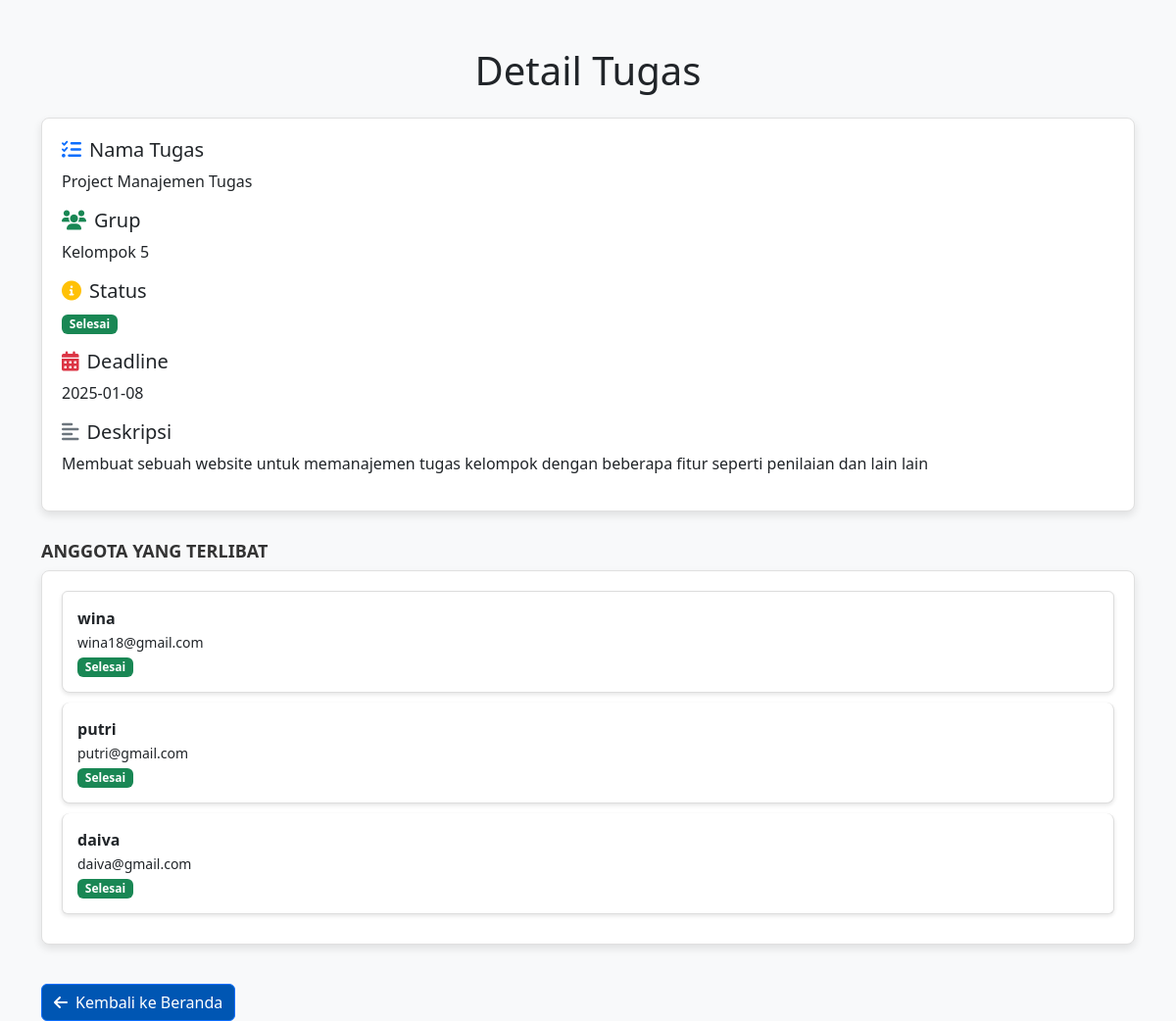
/view_task.php?task_id=24 (signed in), run on the app's committed database.
### tables this page shows
CREATE TABLE `tasks` (
  `task_id` int(11) NOT NULL,
  `group_id` int(11) NOT NULL,
  `nama` varchar(255) DEFAULT NULL,
  `mata_kuliah` int(11) DEFAULT NULL,
  `deskripsi` text DEFAULT NULL,
  `tanggal_jatuh_tempo` date DEFAULT NULL,
  `nilai` int(11) DEFAULT NULL,
  `komentar` text DEFAULT NULL,
  `status` enum('sedang proses','selesai','dimulai') DEFAULT 'dimulai',
  `file_path` varchar(255) DEFAULT NULL
);

CREATE TABLE `groups` (
  `group_id` int(11) NOT NULL,
  `nama` varchar(100) NOT NULL,
  `deskripsi` text DEFAULT NULL,
  `tanggal_pembuatan` timestamp NOT NULL DEFAULT current_timestamp()
);

CREATE TABLE `group_members` (
  `member_id` int(11) NOT NULL,
  `user_id` int(11) NOT NULL,
  `group_id` int(11) NOT NULL,
  `description` varchar(255) DEFAULT NULL,
  `status` enum('belum','sedang mengerjakan','selesai') DEFAULT 'belum',
  `image_path` varchar(255) DEFAULT NULL
);

CREATE TABLE `users` (
  `user_id` int(11) NOT NULL,
  `nama` varchar(100) DEFAULT NULL,
  `email` varchar(100) NOT NULL,
  `role` varchar(50) NOT NULL,
  `mata_kuliah` int(11) DEFAULT NULL,
  `password` varchar(255) NOT NULL,
  `tanggal_pembuatan` timestamp NOT NULL DEFAULT current_timestamp()
);

### view_task.php (the view, shortened to what this page needs)
<?php
require 'db.php';
$task_id = $_GET['task_id'];
$stmt = $pdo->prepare("SELECT t.task_id, t.nama AS task_nama, t.deskripsi, t.tanggal_jatuh_tempo, t.status, g.nama AS group_nama, g.group_id
                        FROM Tasks t
                        INNER JOIN Groups g ON t.group_id = g.group_id
                        WHERE t.task_id = ?");
$stmt->execute([$task_id]);
$task = $stmt->fetch(PDO::FETCH_ASSOC);
$stmt = $pdo->prepare("
    SELECT gm.member_id, u.nama, u.email, gm.description, gm.status, gm.image_path
    FROM group_members gm
    INNER JOIN users u ON gm.user_id = u.user_id
    WHERE gm.group_id = ?
");
$stmt->execute([$task['group_id']]);
$members = $stmt->fetchAll(PDO::FETCH_ASSOC);
?>
<!DOCTYPE html>
<html lang="en">
<head>
    <link href="https://cdn.jsdelivr.net/npm/bootstrap@5.3.0-alpha1/dist/css/bootstrap.min.css" rel="stylesheet">
    <link href="https://cdnjs.cloudflare.com/ajax/libs/font-awesome/6.0.0-beta3/css/all.min.css" rel="stylesheet">
</head>
<body>
    <div class="container mt-5">
        <h1 class="text-center mb-4">Detail Tugas</h1>
        <div class="task-detail">
            <h5><i class="fas fa-tasks text-primary me-2"></i>Nama Tugas</h5>
            <p><?php echo htmlspecialchars($task['task_nama']); ?></p>
            <h5><i class="fas fa-users text-success me-2"></i>Grup</h5>
            <p><?php echo htmlspecialchars($task['group_nama']); ?></p>
            <h5><i class="fas fa-info-circle text-warning me-2"></i>Status</h5>
            <p>
                <span class="badge bg-<?php echo $task['status'] == 'selesai' ? 'success' : 'warning'; ?>">
                    <?php echo htmlspecialchars(ucfirst($task['status'])); ?>
                </span>
            </p>
            <h5><i class="fas fa-calendar-alt text-danger me-2"></i>Deadline</h5>
            <p><?php echo htmlspecialchars($task['tanggal_jatuh_tempo']); ?></p>
            <h5><i class="fas fa-align-left text-secondary me-2"></i>Deskripsi</h5>
            <p><?php echo nl2br(htmlspecialchars($task['deskripsi'])); ?></p>
        </div>
        <h2 class="section-title">Anggota yang Terlibat</h2>
        <div class="task-detail">
            <?php if (!empty($members)): ?>
                <ul class="list-group">
                    <?php foreach ($members as $member): ?>
                        <li class="list-group-item">
                            <div class="d-flex justify-content-between align-items-center">
                                <div>
                                    <strong><?php echo htmlspecialchars($member['nama']); ?></strong>
                                    <br><small><?php echo htmlspecialchars($member['email']); ?></small>
                                    <br>
                                    <span class="badge bg-<?php echo $member['status'] == 'selesai' ? 'success' : ($member['status'] == 'sedang mengerjakan' ? 'warning' : 'secondary'); ?>">
                                        <?php echo htmlspecialchars(ucfirst($member['status'])); ?>
                                    </span>
                                </div>
                            </div>
                        </li>
                    <?php endforeach; ?>
                </ul>
            <?php else: ?>
                <p class="text-muted">Tidak ada anggota yang terlibat dalam tugas ini.</p>
            <?php endif; ?>
        </div>
        <a href="index.php" class="btn btn-primary back-button"><i class="fas fa-arrow-left me-2"></i>Kembali ke Beranda</a>
    </div>
</body>
</html>

### view_task.php (style rules this page uses)
body { background-color: #f8f9fa; }
.task-detail { background: #fff; border: 1px solid #e0e0e0; border-radius: 8px; padding: 20px; box-shadow: 0 4px 8px rgba(0, 0, 0, 0.1); margin-bottom: 20px; }
.section-title { margin-top: 30px; font-size: 18px; font-weight: bold; color: #333; text-transform: uppercase; }
.list-group-item { border: none; }
.back-button { margin-top: 20px; background-color: #0056b3; }
.list-group-item { border: 1px solid #ddd; margin-bottom: 10px; border-radius: 8px; padding: 15px; background: #fff; box-shadow: 0 2px 4px rgba(0, 0, 0, 0.1); }

### data on the page
tasks: nama "Project Manajemen Tugas", group.nama "Kelompok 5", status "Selesai", tanggal_jatuh_tempo "2025-01-08", deskripsi "Membuat sebuah website untuk memanajemen tugas kelompok dengan beberapa fitur seperti penilaian dan lain lain"
group_members: user.nama "wina", user.email "wina18@gmail.com", status "Selesai"
group_members: user.nama "putri", user.email "putri@gmail.com", status "Selesai"
group_members: user.nama "daiva", user.email "daiva@gmail.com", status "Selesai"
